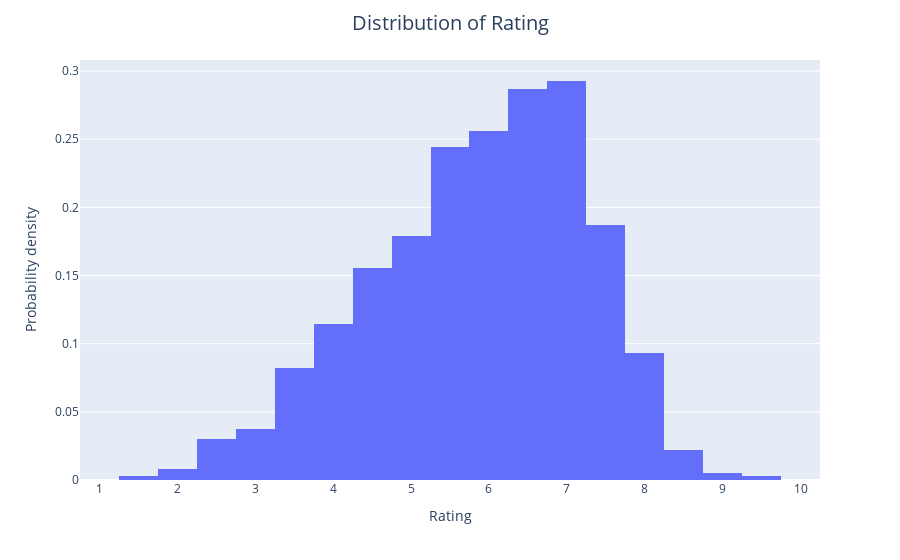

The notebook cell saved with this chart:
### Code cell
# Probability density of Rating

rating_fig = px.histogram(imdb_df, x = 'Rating', histnorm = 'probability density', nbins = 40)
rating_fig.update_layout(title = 'Distribution of Rating', title_x = 0.5, title_pad = dict(t=20), title_font = dict(size=20), xaxis_title = 'Rating', yaxis_title = 'Probability density')
rating_fig.show()

### Figure 1 — Plotly figure (JSON) as saved in the notebook; plotly's stock layout.template omitted (floating-point values rounded to 4 significant figures; data arrays with more than 128 entries replaced by an {"elided": "..."} marker saying what was removed)
{"data": [{"alignmentgroup": "True", "bingroup": "x", "histnorm": "probability density", "hovertemplate": "Rating=%{x}<br>probability density=%{y}<extra></extra>", "legendgroup": "", "marker": {"color": "#636efa", "pattern": {"shape": ""}}, "name": "", "nbinsx": 40, "offsetgroup": "", "orientation": "v", "showlegend": false, "type": "histogram", "x": {"elided": "11979 float values"}, "xaxis": "x", "yaxis": "y"}], "layout": {"autosize": true, "barmode": "relative", "legend": {"tracegroupgap": 0}, "margin": {"t": 60}, "title": {"font": {"size": 20}, "pad": {"t": 20}, "text": "Distribution of Rating", "x": 0.5}, "xaxis": {"anchor": "y", "autorange": true, "domain": [0, 1], "range": [0.75, 10.25], "title": {"text": "Rating"}, "type": "linear"}, "yaxis": {"anchor": "x", "autorange": true, "domain": [0, 1], "range": [0, 0.3081], "title": {"text": "Probability density"}}}}
